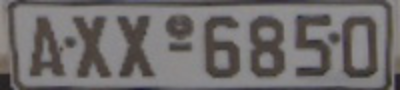
#> input picture img/license_plate.png, 400 x 90 px
$ python canny_license_plate.py
#> lines starting #> are read from the running program, lines starting #| are printed output that depends on the picture
import cv2
import matplotlib.pyplot as plt

image = cv2.imread('../img/license_plate.png')
#> image is the input picture: shape (90, 400, 3); mean B, G, R 107.6, 107.8, 111.5

gray = cv2.cvtColor(image, cv2.COLOR_BGR2GRAY)
blurred = cv2.GaussianBlur(gray, (3, 3), 0)

# compute a "wide", "mid-range", and "tight" threshold for the edges
wide = cv2.Canny(blurred, 10, 200)
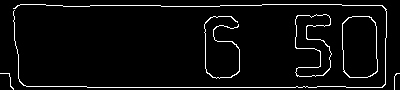
#> wide: shape (90, 400); 4.6% white in thin lines or dots
mid = cv2.Canny(blurred, 30, 150)
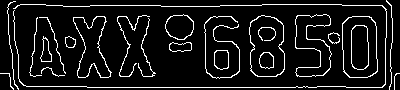
#> mid: shape (90, 400); 9.2% white in thin lines or dots
tight = cv2.Canny(blurred, 240, 250)
#> tight: shape (90, 400); every value is 0

# show the edge maps
plt.figure(figsize=(20, 10))
plt.subplot(221), plt.imshow(blurred, cmap='gray')
plt.title('Blurred Image'), plt.xticks([]), plt.yticks([])
plt.subplot(222), plt.imshow(wide, cmap='gray')
plt.title('Wide Edge Map'), plt.xticks([]), plt.yticks([])
plt.subplot(223), plt.imshow(mid, cmap='gray')
plt.title('Mid Edge Map'), plt.xticks([]), plt.yticks([])
plt.subplot(224), plt.imshow(tight, cmap='gray')
plt.title('Tight Edge Map'), plt.xticks([]), plt.yticks([])
plt.show()
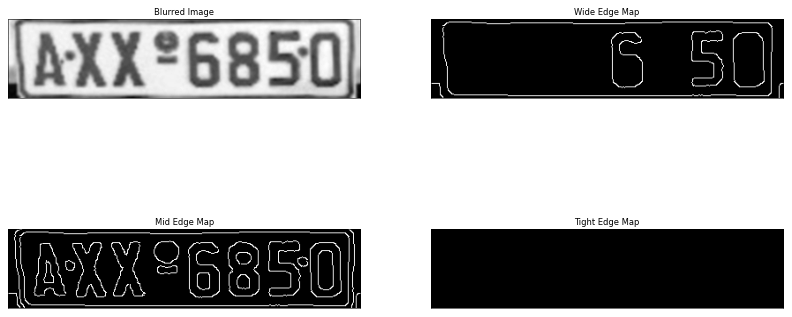
#> figure drawn by matplotlib, 4 panels

$ run again, with img/beach.png copied over img/license_plate.png
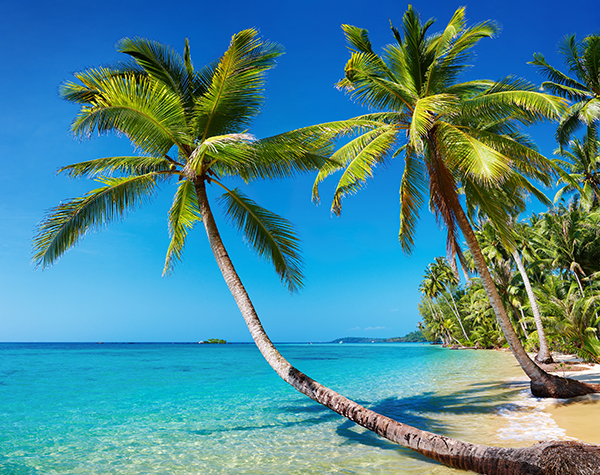
#> input picture img/beach.png, 600 x 475 px
#> image is the input picture: shape (475, 600, 3); mean B, G, R 148.4, 136.5, 73.3
#> `wide = cv2.Canny(blurred, 10, 200)`:
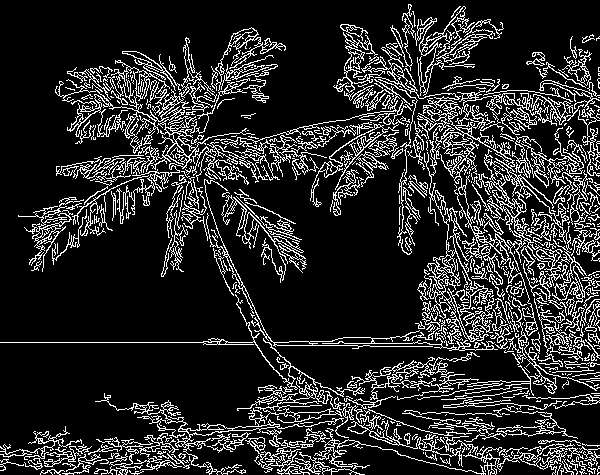
#> wide: shape (475, 600); 16.1% white in thin lines or dots
#> mid: shape (475, 600); 16.8% white in thin lines or dots
#> `tight = cv2.Canny(blurred, 240, 250)`:
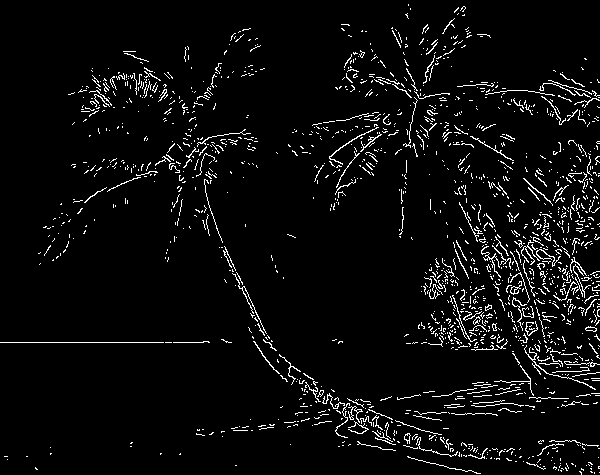
#> tight: shape (475, 600); 4.7% white in thin lines or dots

$ run again, with img/bricks.png copied over img/license_plate.png
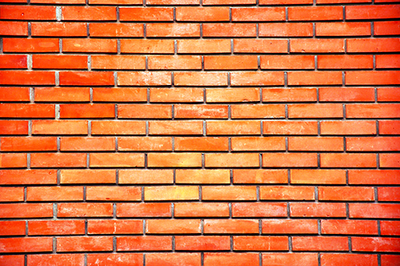
#> input picture img/bricks.png, 400 x 266 px
#> image is the input picture: shape (266, 400, 3); mean B, G, R 66.4, 117, 216.7
#> `wide = cv2.Canny(blurred, 10, 200)`:
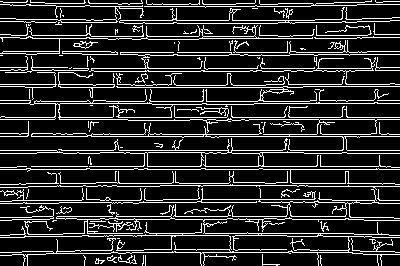
#> wide: shape (266, 400); 15.9% white in thin lines or dots
#> mid: shape (266, 400); 17.1% white in thin lines or dots
#> `tight = cv2.Canny(blurred, 240, 250)`:
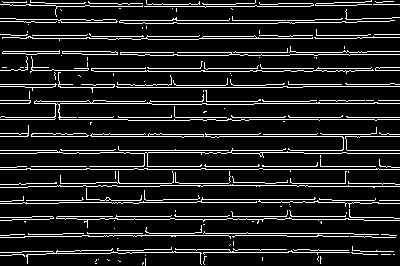
#> tight: shape (266, 400); 12.5% white in thin lines or dots
